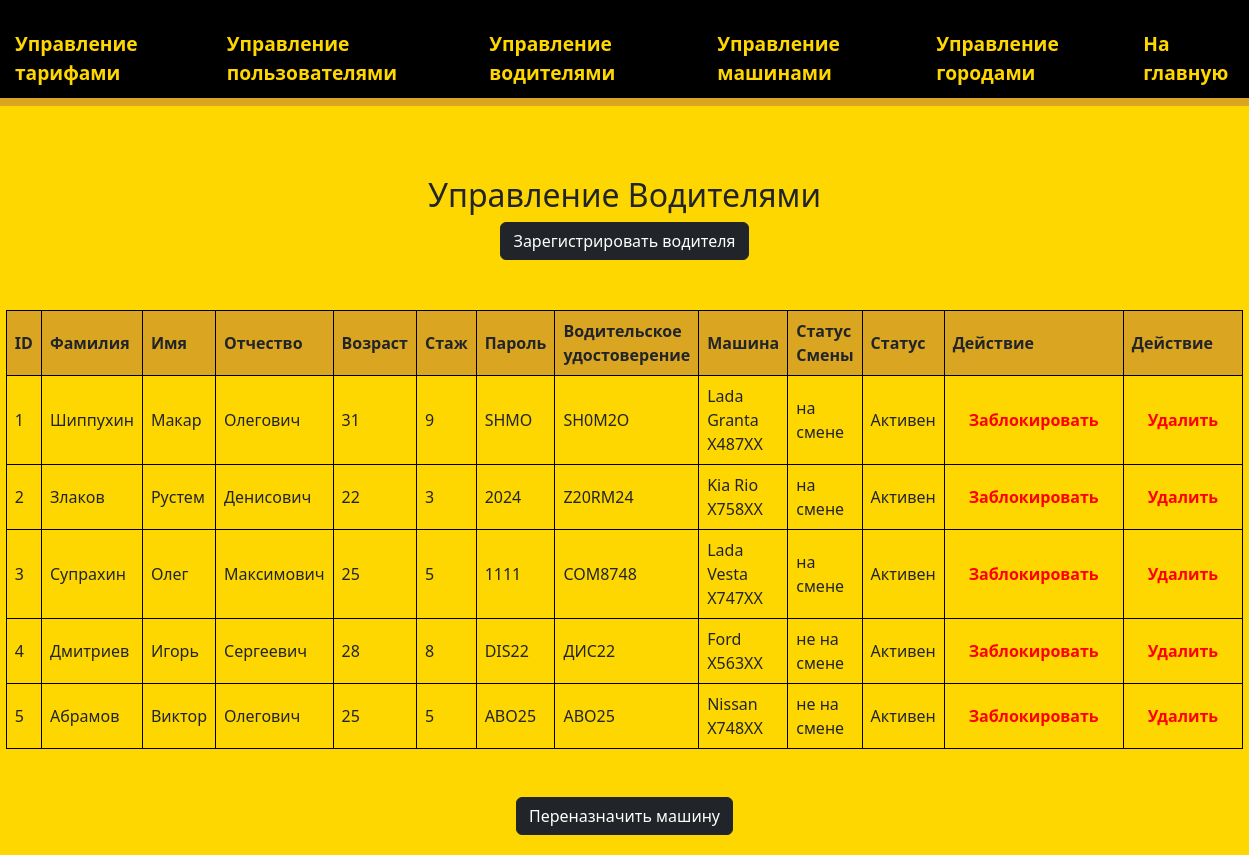
Page /admin/control-drivers.php (signed in) on the committed database.
### tables this page shows
CREATE TABLE `drivers` (
  `id` int NOT NULL,
  `id_cars` int NOT NULL,
  `surname_driver` text NOT NULL,
  `name_driver` text NOT NULL,
  `patronymic_driver` text NOT NULL,
  `age` int NOT NULL,
  `experience` int NOT NULL,
  `driver_license` text NOT NULL,
  `password` text NOT NULL,
  `status_driver` text NOT NULL,
  `date_reg` datetime NOT NULL DEFAULT CURRENT_TIMESTAMP,
  `status_work` text NOT NULL,
  `id_role` int NOT NULL
);

CREATE TABLE `cars` (
  `id_cars` int NOT NULL,
  `model_car` text NOT NULL,
  `number_car` int NOT NULL,
  `status` text NOT NULL
);

### admin/control-drivers.php (the view, shortened to what this page needs)
<!DOCTYPE html>
<html lang="ru">
<head>
    <link rel="stylesheet" href="../design/css/admin.css">
    <link href="https://cdn.jsdelivr.net/npm/bootstrap@5.3.3/dist/css/bootstrap.min.css" rel="stylesheet">
</head>
<body style="background-color: gold;">
    <div class="sidebar">
        <a href="admin.php">Управление тарифами</a>
        <a href="control-users.php">Управление пользователями</a>
        <a href="control-drivers.php">Управление водителями</a>
        <a href="control-cars.php">Управление машинами</a>
        <a href="control-city.php">Управление городами</a>
        <a href="../">На главную</a>
    </div>
    <div class="content" id="content-drivers">
        <h2>Управление Водителями</h2>
        <button type="button" class="btn btn-dark" data-bs-toggle="modal" data-bs-target="#exampleModal">
            Зарегистрировать водителя
        </button>
        <section id="drivers-control" class="mb-5">
            <table>
                <tr>
                    <th>ID</th>
                    <th>Фамилия</th>
                    <th>Имя</th>
                    <th>Отчество</th>
                    <th>Возраст</th>
                    <th>Стаж</th>
                    <th>Пароль</th>
                    <th>Водительское удостоверение</th>
                    <th>Машина</th>
                    <th>Статус Смены</th>
                    <th>Статус</th>
                    <th>Действие</th>
                    <th>Действие</th>
                </tr>
                <?php
                include("../database/connectDB.php");
                $driver_control = "SELECT * FROM `drivers` JOIN cars ON drivers.id_cars = cars.id_cars";
                $driver_result = mysqli_query($connect, $driver_control);
                if (mysqli_num_rows($driver_result) > 0) {
                    while ($driver = mysqli_fetch_assoc($driver_result)) {
                        echo "<tr>";
                        echo "<td>" . $driver['id'] . "</td>";
                        echo "<td>" . $driver['surname_driver'] . "</td>";
                        echo "<td>" . $driver['name_driver'] . "</td>";
                        echo "<td>" . $driver['patronymic_driver'] . "</td>";
                        echo "<td>" . $driver['age'] . "</td>";
                        echo "<td>" . $driver['experience'] . "</td>";
                        echo "<td>" . $driver['password'] . "</td>";
                        echo "<td>" . $driver['driver_license'] . "</td>";
                        echo "<td>" . $driver['model_car'] . " " . "X" . $driver['number_car'] . "XX" . "</td>";
                        echo "<td>" . $driver['status_work'] . "</td>";
                        echo "<td>" . $driver['status_driver'] . "</td>";
                        if ($driver['status_driver'] == 'Заблокирован') {
                            echo "<td><a href='restore-driver.php?driver_id=" . $driver['id'] . "' class='restore'>Восстановить</a>";
                        } else {
                            echo "<td><a href='block-driver.php?driver_id=" . $driver['id'] . "' class='block'>Заблокировать</a>";
                            echo "<form action='#' method='POST'>";
                            echo "<td><button type='submit' class='remove'>Удалить</button></td>";
                            echo "</form>";
                        }
                        echo "</td>";
                    }
                } else {
                    echo "<tr><td colspan='5'>Водители не найдены.</td></tr>";
                }
                ?>
            </table>
        </section>
        <button type="button" class="btn btn-dark" data-bs-toggle="modal" data-bs-target="#carexampleModal">
            Переназначить машину
        </button>
    </div>
</body>
</html>

### design/css/admin.css (style rules this page uses)
* { transition: all 0.6s ease-in-out; }
body { font-family: Arial, sans-serif; display: flex; flex-direction: column; align-items: center; gap: 50px; }
@media (min-width: 768px) and (max-width: 1599px) { .sidebar { display: flex; width: 100%; top: 0; border-bottom: 8px solid goldenrod; left: 0; background-color: black; color: gold; padding-top: 20px; font-weight: bolder; font-size: larger; } }
@media (min-width: 768px) and (max-width: 1599px) { .sidebar a { margin: 0% auto; display: block; padding: 10px 15px; text-decoration: none; color: gold; border-top-left-radius: 10px; border-top-right-radius: 10px; } }
@media (min-width: 768px) and (max-width: 1599px) { .content { display: flex; flex-direction: column; align-items: center; justify-content: start; padding: 20px; } }
.content h2 { text-align: center; }
th, td { border: 1px solid goldenrod; padding: 8px; text-align: left; }
th { background-color: goldenrod; }
.unblock, .restore, .remove, .delete, .block { background: none; padding: 5px 15px; border-radius: 30px; color: inherit; text-decoration: none; font-weight: 800; border: 1px solid transparent; transition: all 0.6s ease-in-out; }
.block, .unblock { color: red; }
.remove, .delete { color: red; }
#users-control, #tarifs-control, #drivers-control, #cars-control { display: flex; justify-content: center; align-items: center; gap: 15px; padding-top: 50px }
#tarifs-control th, #tarifs-control td, #users-control th, #users-control td, #drivers-control th, #drivers-control td, #cars-control th, #cars-control td { border: 1px solid black; padding: 8px; text-align: left; }

### rows in the picture
drivers: id "1", surname_driver "Шиппухин", name_driver "Макар", patronymic_driver "Олегович", age "31", experience "9", password "SHMO", driver_license "SH0M2O", id_cars.model_car "Lada Granta", id_cars.number_car "487", status_work "на смене", status_driver "Активен"
drivers: id "2", surname_driver "Злаков", name_driver "Рустем", patronymic_driver "Денисович", age "22", experience "3", password "2024", driver_license "Z20RM24", id_cars.model_car "Kia Rio", id_cars.number_car "758", status_work "на смене", status_driver "Активен"
drivers: id "3", surname_driver "Супрахин", name_driver "Олег", patronymic_driver "Максимович", age "25", experience "5", password "1111", driver_license "COM8748", id_cars.model_car "Lada Vesta", id_cars.number_car "747", status_work "на смене", status_driver "Активен"
drivers: id "4", surname_driver "Дмитриев", name_driver "Игорь", patronymic_driver "Сергеевич", age "28", experience "8", password "DIS22", driver_license "ДИС22", id_cars.model_car "Ford", id_cars.number_car "563", status_work "не на смене", status_driver "Активен"
drivers: id "5", surname_driver "Абрамов", name_driver "Виктор", patronymic_driver "Олегович", age "25", experience "5", password "ABO25", driver_license "АВО25", id_cars.model_car "Nissan", id_cars.number_car "748", status_work "не на смене", status_driver "Активен"
